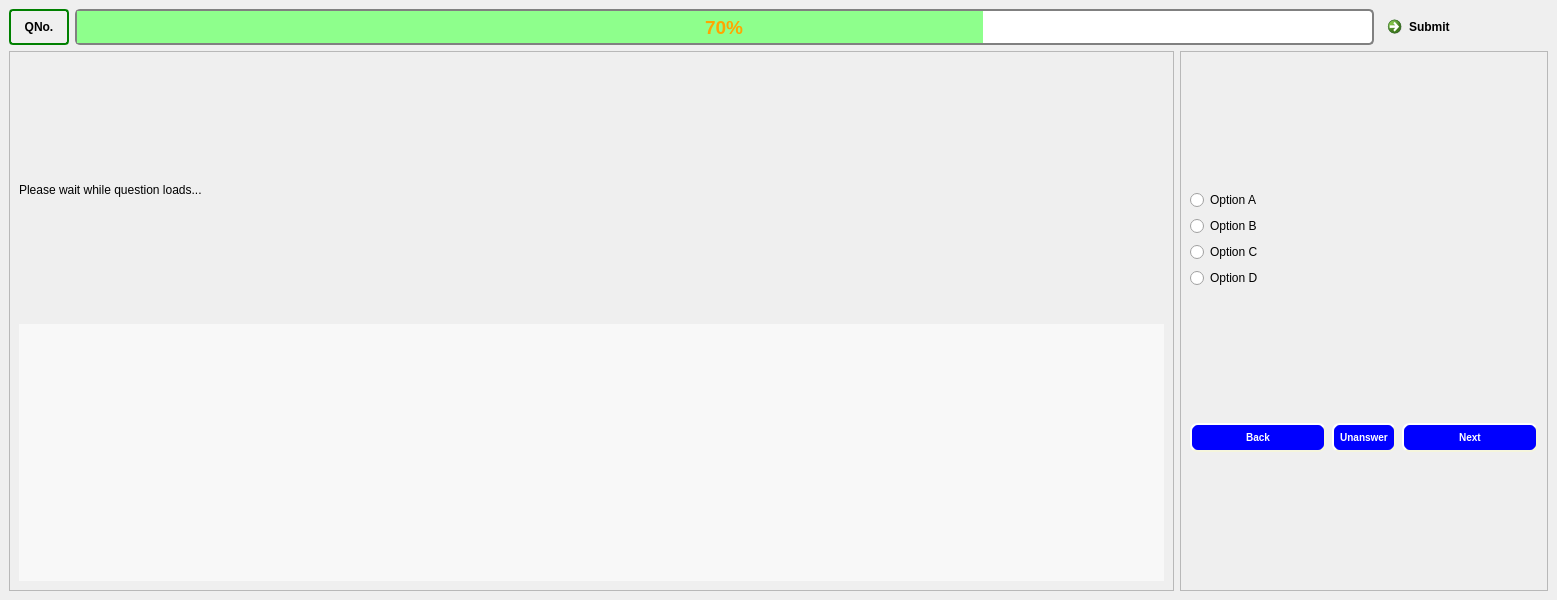
<?xml version="1.0" encoding="UTF-8"?>
<ui version="4.0">
 <class>QuestionWindow</class>
 <widget class="QMainWindow" name="QuestionWindow">
  <property name="enabled">
   <bool>true</bool>
  </property>
  <property name="geometry">
   <rect>
    <x>0</x>
    <y>0</y>
    <width>1557</width>
    <height>600</height>
   </rect>
  </property>
  <property name="windowTitle">
   <string>Question</string>
  </property>
  <property name="windowIcon">
   <iconset>
    <normaloff>dc_logo.png</normaloff>dc_logo.png</iconset>
  </property>
  <property name="styleSheet">
   <string notr="true">QLabel
{
	color:#000000;
}
QRadioButton{
	color:#000000;
}
</string>
  </property>
  <widget class="QWidget" name="centralwidget">
   <property name="styleSheet">
    <string notr="true"/>
   </property>
   <layout class="QVBoxLayout" name="verticalLayout">
    <item>
     <layout class="QHBoxLayout" name="horizontalLayout_2">
      <item>
       <widget class="QLabel" name="qnoLabel">
        <property name="sizePolicy">
         <sizepolicy hsizetype="Fixed" vsizetype="Preferred">
          <horstretch>0</horstretch>
          <verstretch>0</verstretch>
         </sizepolicy>
        </property>
        <property name="minimumSize">
         <size>
          <width>60</width>
          <height>0</height>
         </size>
        </property>
        <property name="styleSheet">
         <string notr="true">font :bold;
border: 2px solid green;
    border-radius: 4px;
    padding: 2px;</string>
        </property>
        <property name="frameShape">
         <enum>QFrame::WinPanel</enum>
        </property>
        <property name="frameShadow">
         <enum>QFrame::Plain</enum>
        </property>
        <property name="lineWidth">
         <number>1</number>
        </property>
        <property name="text">
         <string>QNo.</string>
        </property>
        <property name="textFormat">
         <enum>Qt::RichText</enum>
        </property>
        <property name="alignment">
         <set>Qt::AlignCenter</set>
        </property>
        <property name="indent">
         <number>-1</number>
        </property>
       </widget>
      </item>
      <item>
       <widget class="QProgressBar" name="timeProgressBar">
        <property name="sizePolicy">
         <sizepolicy hsizetype="Expanding" vsizetype="Preferred">
          <horstretch>0</horstretch>
          <verstretch>0</verstretch>
         </sizepolicy>
        </property>
        <property name="styleSheet">
         <string notr="true">QProgressBar {
font : bold 14pt;
color: orange;
    border: 2px solid grey;
    border-radius: 5px;
    text-align: center;
}

QProgressBar::chunk {
    background-color: rgb(142, 255, 140);
}</string>
        </property>
        <property name="value">
         <number>70</number>
        </property>
        <property name="textVisible">
         <bool>true</bool>
        </property>
        <property name="invertedAppearance">
         <bool>false</bool>
        </property>
        <property name="textDirection">
         <enum>QProgressBar::TopToBottom</enum>
        </property>
        <property name="format">
         <string>%p%</string>
        </property>
       </widget>
      </item>
      <item>
       <widget class="QCommandLinkButton" name="commandLinkButton">
        <property name="sizePolicy">
         <sizepolicy hsizetype="Fixed" vsizetype="Preferred">
          <horstretch>0</horstretch>
          <verstretch>0</verstretch>
         </sizepolicy>
        </property>
        <property name="text">
         <string>Submit</string>
        </property>
       </widget>
      </item>
     </layout>
    </item>
    <item>
     <layout class="QHBoxLayout" name="horizontalLayout" stretch="2,0">
      <item>
       <widget class="QScrollArea" name="scrollArea">
        <property name="sizePolicy">
         <sizepolicy hsizetype="Expanding" vsizetype="Expanding">
          <horstretch>0</horstretch>
          <verstretch>0</verstretch>
         </sizepolicy>
        </property>
        <property name="minimumSize">
         <size>
          <width>0</width>
          <height>0</height>
         </size>
        </property>
        <property name="sizeIncrement">
         <size>
          <width>0</width>
          <height>0</height>
         </size>
        </property>
        <property name="baseSize">
         <size>
          <width>0</width>
          <height>0</height>
         </size>
        </property>
        <property name="styleSheet">
         <string notr="true"/>
        </property>
        <property name="frameShadow">
         <enum>QFrame::Sunken</enum>
        </property>
        <property name="lineWidth">
         <number>1</number>
        </property>
        <property name="verticalScrollBarPolicy">
         <enum>Qt::ScrollBarAsNeeded</enum>
        </property>
        <property name="horizontalScrollBarPolicy">
         <enum>Qt::ScrollBarAsNeeded</enum>
        </property>
        <property name="sizeAdjustPolicy">
         <enum>QAbstractScrollArea::AdjustIgnored</enum>
        </property>
        <property name="widgetResizable">
         <bool>true</bool>
        </property>
        <widget class="QWidget" name="scrollAreaWidgetContents">
         <property name="geometry">
          <rect>
           <x>0</x>
           <y>0</y>
           <width>1087</width>
           <height>529</height>
          </rect>
         </property>
         <layout class="QGridLayout" name="gridLayout_2">
          <item row="0" column="0">
           <widget class="QLabel" name="questionLabel">
            <property name="styleSheet">
             <string notr="true"/>
            </property>
            <property name="text">
             <string>Please wait while question loads...</string>
            </property>
           </widget>
          </item>
          <item row="1" column="0">
           <widget class="QLabel" name="codeLabel">
            <property name="font">
             <font>
              <family>Courier</family>
              <pointsize>10</pointsize>
             </font>
            </property>
            <property name="styleSheet">
             <string notr="true">background-color: #f8f8f8;</string>
            </property>
            <property name="text">
             <string/>
            </property>
           </widget>
          </item>
         </layout>
        </widget>
       </widget>
      </item>
      <item>
       <widget class="QScrollArea" name="scrollArea_2">
        <property name="sizeIncrement">
         <size>
          <width>69</width>
          <height>69</height>
         </size>
        </property>
        <property name="styleSheet">
         <string notr="true">QPushButton {
background-color:qlineargradient(x1: 0, y1: 0, x2: 0, y2: 1,stop: 0 #E0E0E0, stop: 1 #FFFFFF);
border-style: outset;
border-width: 2px;
border-radius: 8px;
border-color: beige;
font: bold 10px;
min-width: 10em;
padding: 6px;
}
QPushButton:pressed:enabled {
background-color:white ;/*#dadbde;*/
border-style: inset;
} 
QPushButton:hover:enabled{
background-color: rgb(0, 255, 255);
color: black;
}
QPushButton:enabled { 
color: white;
background-color : blue ;/*qlineargradient(x1: 0, y1: 0, x2: 0, y2: 1,stop: 0 #5D9AB2, stop: 1 #DDDDDD);*/
}</string>
        </property>
        <property name="widgetResizable">
         <bool>true</bool>
        </property>
        <widget class="QWidget" name="scrollAreaWidgetContents_2">
         <property name="geometry">
          <rect>
           <x>0</x>
           <y>0</y>
           <width>440</width>
           <height>529</height>
          </rect>
         </property>
         <layout class="QVBoxLayout" name="verticalLayout_3" stretch="10,1">
          <property name="sizeConstraint">
           <enum>QLayout::SetDefaultConstraint</enum>
          </property>
          <item>
           <layout class="QVBoxLayout" name="verticalLayout_2">
            <item>
             <widget class="QRadioButton" name="optionA">
              <property name="styleSheet">
               <string notr="true"/>
              </property>
              <property name="text">
               <string>Option A</string>
              </property>
             </widget>
            </item>
            <item>
             <widget class="QRadioButton" name="optionB">
              <property name="styleSheet">
               <string notr="true"/>
              </property>
              <property name="text">
               <string>Option B</string>
              </property>
             </widget>
            </item>
            <item>
             <widget class="QRadioButton" name="optionC">
              <property name="styleSheet">
               <string notr="true"/>
              </property>
              <property name="text">
               <string>Option C</string>
              </property>
             </widget>
            </item>
            <item>
             <widget class="QRadioButton" name="optionD">
              <property name="styleSheet">
               <string notr="true"/>
              </property>
              <property name="text">
               <string>Option D</string>
              </property>
             </widget>
            </item>
           </layout>
          </item>
          <item>
           <layout class="QHBoxLayout" name="horizontalLayout_3" stretch="0,0,0">
            <item>
             <widget class="QPushButton" name="pushButton_3">
              <property name="sizePolicy">
               <sizepolicy hsizetype="Minimum" vsizetype="Fixed">
                <horstretch>0</horstretch>
                <verstretch>0</verstretch>
               </sizepolicy>
              </property>
              <property name="minimumSize">
               <size>
                <width>136</width>
                <height>0</height>
               </size>
              </property>
              <property name="text">
               <string>Back</string>
              </property>
             </widget>
            </item>
            <item>
             <widget class="QPushButton" name="pushButton_4">
              <property name="sizePolicy">
               <sizepolicy hsizetype="Maximum" vsizetype="Fixed">
                <horstretch>0</horstretch>
                <verstretch>0</verstretch>
               </sizepolicy>
              </property>
              <property name="text">
               <string>Unanswer</string>
              </property>
             </widget>
            </item>
            <item>
             <widget class="QPushButton" name="pushButton_2">
              <property name="sizePolicy">
               <sizepolicy hsizetype="Minimum" vsizetype="Fixed">
                <horstretch>0</horstretch>
                <verstretch>0</verstretch>
               </sizepolicy>
              </property>
              <property name="minimumSize">
               <size>
                <width>136</width>
                <height>0</height>
               </size>
              </property>
              <property name="text">
               <string>Next</string>
              </property>
             </widget>
            </item>
           </layout>
          </item>
         </layout>
        </widget>
       </widget>
      </item>
     </layout>
    </item>
   </layout>
  </widget>
 </widget>
 <resources/>
 <connections/>
</ui>
